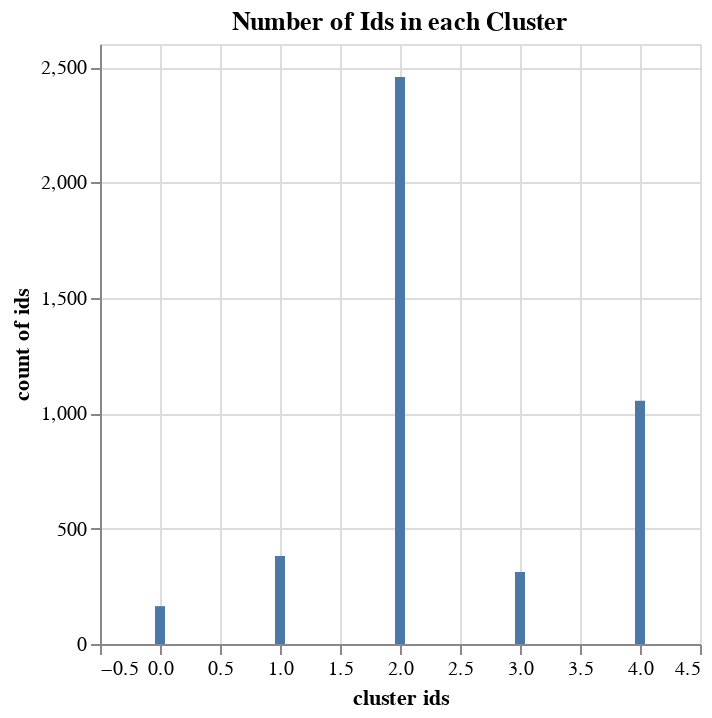

Notebook code cell kept with this figure:
### Code cell
%chart x = td_clusterid_kmeans, y = td_size_kmeans, typex = q, typey = q,
labelx = "cluster ids", labely = "count of ids", type = bar,
title = "Number of Ids in each Cluster", height = 400, width = 400

### Figure 1 — Vega-Lite specification as saved in the notebook (floating-point values rounded to 4 significant figures)
{"$schema": "https://vega.github.io/schema/vega-lite/v3.json", "data": {"format": {"type": "csv"}, "values": "\"td_clusterid_kmeans\",\"td_size_kmeans\"\n\"2\",\"2457\"\n\"4\",\"1054\"\n\"3\",\"312\"\n\"1\",\"381\"\n\"0\",\"164\"\n"}, "encoding": {"x": {"axis": {"grid": true, "title": "cluster ids"}, "field": "td_clusterid_kmeans", "type": "quantitative"}, "y": {"axis": {"grid": true, "title": "count of ids"}, "field": "td_size_kmeans", "type": "quantitative"}}, "height": "400", "mark": {"color": "#4C78A8", "type": "bar"}, "title": "Number of Ids in each Cluster", "width": "400"}
